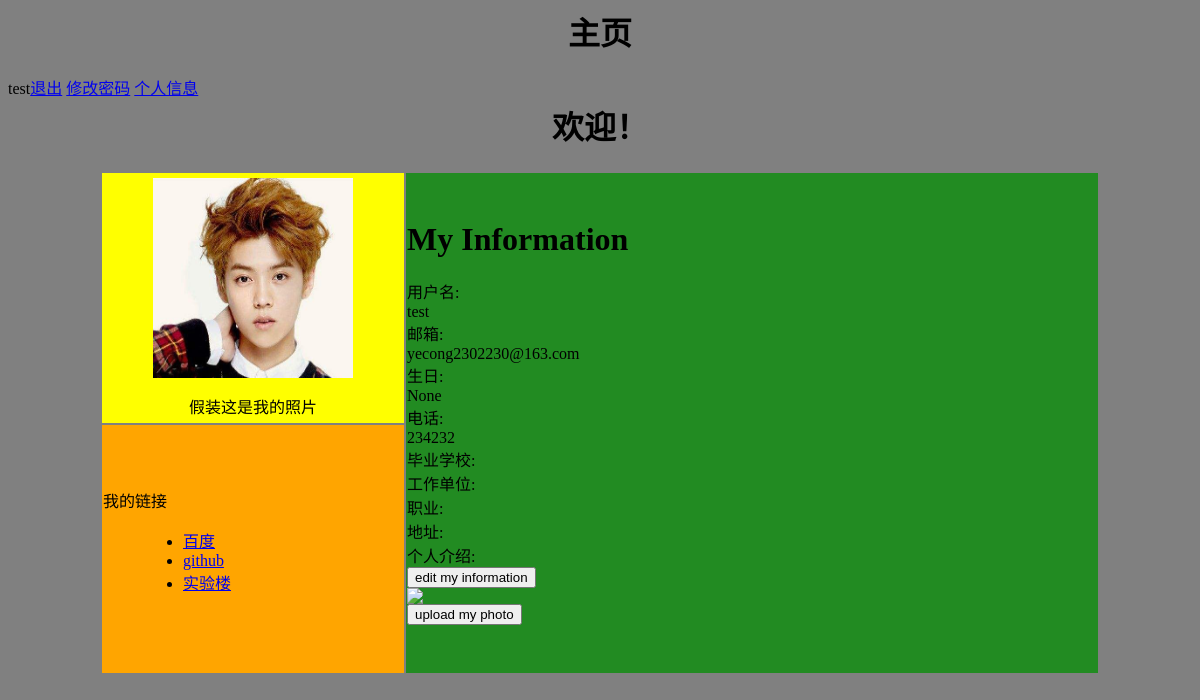
Page /account/my-infomation/ (signed in) on the earlier database version.
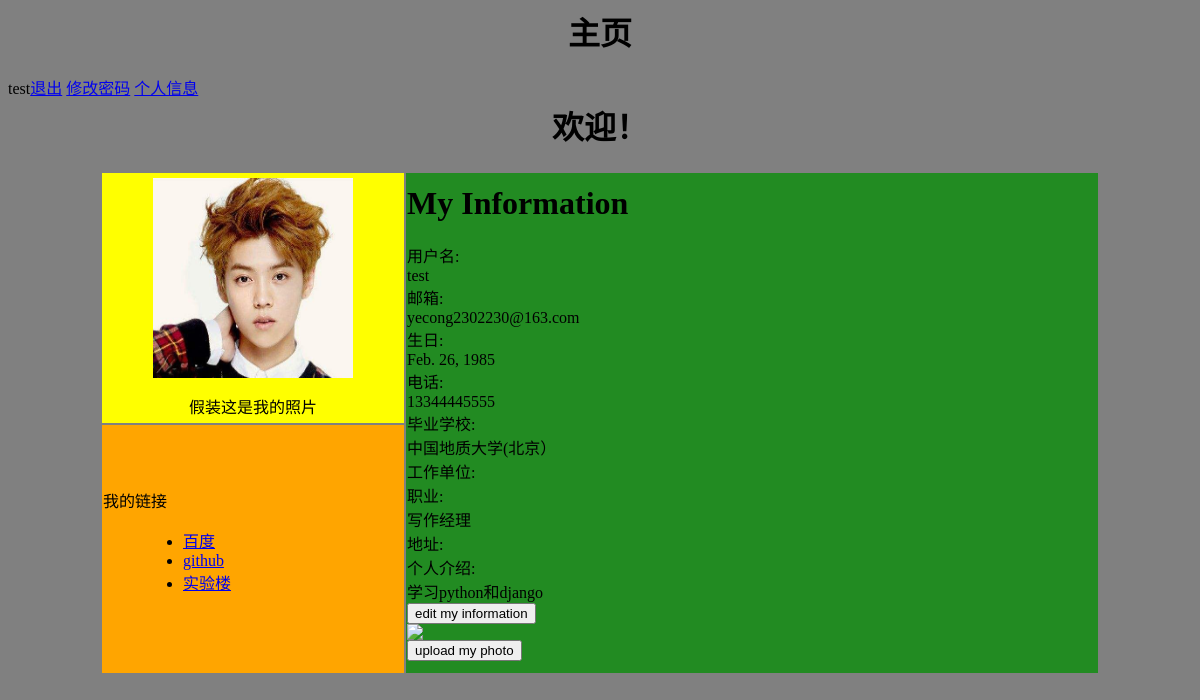
Same page on the later database version.
### account/models.py (models this page shows, shortened)
class UserProfile(models.Model):
	user = models.OneToOneField(User,unique=True)
	birth = models.DateField(blank=True,null=True)
	phone = models.CharField(max_length=20,null=True)

class UserInfo(models.Model):
	user = models.OneToOneField(User,unique=True)
	school = models.CharField(max_length=100,blank=True)
	company = models.CharField(max_length=100,blank=True)
	profession = models.CharField(max_length=100,blank=True)
	address = models.CharField(max_length=100,blank=True)
	aboutme = models.TextField(blank=True)
	photo = models.ImageField(blank=True)

### account/views.py (the view)
@login_required(login_url='/account/login/')
def myself(request):
	user = User.objects.get(username=request.user.username)
	userprofile = UserProfile.objects.get(user=user)
	userinfo = UserInfo.objects.get(user=user)
	return render(request,'account/myself2.html',{'user':user,'userinfo':userinfo,'userprofile':userprofile})

### templates/account/myself2.html (shortened to what this page needs)
{% extends "base.html" %}
{% block contain %}
<div class="row text-center vertical-middle-sm">
    <h1>My Information</h1>
    <div class="row">
        <div class="col-md-6" >
            <div class="row">
                <div class="col-md-4 text-right"><span>用户名:</span></div>
                <div class="col-md-8 text-left">{{user.username}}</div>
            </div>
            <div class="row">
                <div class="col-md-4 text-right"><span>邮箱:</span></div>
                <div class="col-md-8 text-left">{{user.email}}</div>
            </div>
            <div class="row">
                <div class="col-md-4 text-right"><span>生日:</span></div>
                <div class="col-md-8 text-left">{{userprofile.birth}}</div>
            </div>
            <div class="row">
                <div class="col-md-4 text-right"><span>电话:</span></div>
                <div class="col-md-8 text-left">{{userprofile.phone}}</div>
            </div>
            <div class="row">
                <div class="col-md-4 text-right"><span>毕业学校:</span></div>
                <div class="col-md-8 text-left">{{userinfo.school}}</div>
            </div>
            <div class="row">
                <div class="col-md-4 text-right"><span>工作单位:</span></div>
            </div>
            <div class="row">
                <div class="col-md-4 text-right"><span>职业:</span></div>
                <div class="col-md-8 text-left">{{userinfo.profession}}</div>
            </div>
            <div class="row">
                <div class="col-md-4 text-right"><span>地址:</span></div>
            </div>
            <div class="row">
                <div class="col-md-4 text-right"><span>个人介绍:</span></div>
                <div class="col-md-8 text-left">{{userinfo.aboutme}}</div>
            </div>
            <div class="row">
                <a href="{% url 'account:edit_my_infomation' %}"><button class="btn btn-primary btn-lg">edit my information</button></a>
            </div>
        </div>
        <div class="col-md-6">
            {% load staticfiles %}
            <div style="margin-right:100px">
                {% if userinfo.photo %}
                <img src="{{ userinfo.photo | striptags }}" class="img-circle" id="my_photo" name="user_face">
                {% else %}
                <img name="user_face" src="{% static 'images/newton.jpg' %}" class="img-circle" id="my_photo">
                {% endif %}
            <div style="margin-right:100px"><button class="btn btn-primary btn-lg" id="upload_image" onclick="upload_image_layer()">upload my photo</button></div>
        </div>
    </div>
</div>
{% endblock %}

Differences in the rows shown:
changed UserProfile: birth "None" → "Feb. 26, 1985"; phone "234232" → "13344445555"
now on this page (row edited): UserInfo: school "中国地质大学(北京）", profession "写作经理", aboutme "学习python和django"
